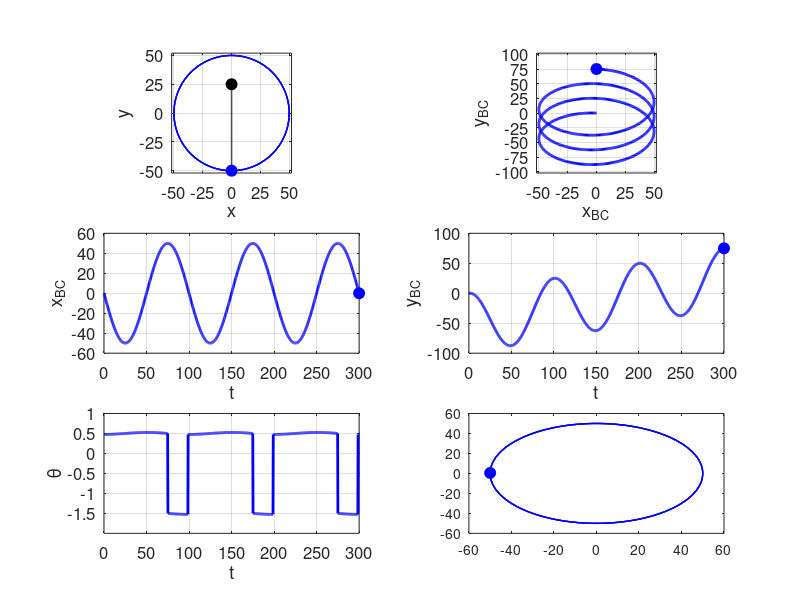

MATLAB code to generate this figure: (Note: this script raises an error after producing the figure.)
% climateC.m

clc
clear
close all



N = 999;
A = 50;
T = 100;
v = 0.25;

t = linspace(0,3*T,N);
w = 2*pi/T;

% xC = A.*cos(w*t - pi/2); 
% yC = A.*sin(w*t - pi/2);


xC = A.*sin(w*t); 
yC = -A.*cos(w*t);

xB = zeros(1,N); yB =  v.* t - A;

xBC = xB - xC; yBC = yB - yC;

vBCx =  -(A*w).*cos(w*t);
vBCy = v + (A*w).*sin(w*t);
vA = atan2(vBCy,vBCx);

aBCx = (A*w^2).*sin(w*t);
aBCy = (A*w^2).*cos(w*t);
aA = atan2(aBCy,aBCx);



% GRAPHICS *************************************************************

figure(1)
   set(gcf,'units','normalized');
   set(gcf,'Position', [0.05 0.05 0.35 0.8500])
   set(gcf,'color','w');
   FS = 12;

subplot(3,2,1)
   plot(xC,yC,'b','linewidth',1)
   hold on
   plot(xB,yB,'k','linewidth',1)
   plot(xC(end),yC(end),'bo','markerfacecolor','b','MarkerSize',8)
   plot(xB(end),yB(end),'ko','markerfacecolor','k','MarkerSize',8)
   xlabel('x'); ylabel('y')
   xlim([-52 52]); ylim([-52 52])
  set(gca,'XTick',-50:25:50)
  set(gca,'yTick',-50:25:50)
  grid on
  axis square
  set(gca,'fontsize',FS)

subplot(3,2,2)
   plot(xBC,yBC,'b','linewidth',2)
   hold on
   plot(xBC(end),yBC(end),'bo','markerfacecolor','b','MarkerSize',8)
   xlim([-52 52]); ylim([-102 102])
   xticks(-50:25:50)
   yticks(-100:25:100)
   grid on
   axis square
   xlabel('x_{BC}'); ylabel('y_{BC}')
   set(gca,'fontsize',FS)

subplot(3,2,3)
  plot(t,xBC,'b','linewidth',2)
   hold on
   plot(t(end),xBC(end),'bo','markerfacecolor','b','MarkerSize',8)
   grid on
  ylabel('x_{BC}'); xlabel('t')
  set(gca,'fontsize',FS)

subplot(3,2,4)
   plot(t,yBC,'b','linewidth',2)
   hold on
   plot(t(end),yBC(end),'bo','markerfacecolor','b','MarkerSize',8)
   grid on
   ylabel('y_{BC}'); xlabel('t')
   set(gca,'fontsize',FS)

subplot(3,2,5)
 plot(t,(vA - aA)./pi,'b','linewidth',2')
 hold on
 grid on
 yticks(-1.5:0.5:1)
 ylabel('\theta'); xlabel('t')
 set(gca,'fontsize',FS)
%  plot(vA(end)/pi,aA(end)/pi,'ro','markerfacecolor','r','MarkerSize',8)
%  plot(vA(500)/pi,aA(500)/pi,'go','markerfacecolor','g','MarkerSize',8)

subplot(3,2,6)
   %vX = xC(300) + 50*cos(vA(300));
   %vY = yC(300) + 50*sin(vA(300));
   % plot(vX,vY,'bo','markerfacecolor','b','MarkerSize',8)
   plot(xC,yC,'b','linewidth',1)
   hold on
   R = 30;
   magV = R; angleV = vA(1); L = 10; W = 5; LW = 1; 

   for c = [250 375 500 625 750 875 999]
       plot(xC(c),yC(c),'bo','markerfacecolor','b','MarkerSize',8)
     % xP = [xC(c), xC(c) + R*cos(vA(c))];
     % yP = [yC(c), yC(c) + R*sin(vA(c))];
      zT = xC(c) + 1i*yC(c);
      angleV = vA(c); col = [1 0 0];
      DrawArrow(zT,magV,angleV,L,W,LW,col)
      angleV = aA(c); col = [1 0 1];
      DrawArrow(zT,magV,angleV,L,W,LW,col)
     % plot(xP,yP,'r','linewidth',2)
     % xP = [xC(c), xC(c) + R*cos(aA(c))];
     % yP = [yC(c), yC(c) + R*sin(aA(c))];
     % plot(xP,yP,'m','linewidth',2)
   end

   xlim([-75 75]); ylim([-75 75])
   xticks(-50:25:50)
   yticks(-50:25:50)
   grid on
   axis square
   set(gca,'fontsize',FS)
